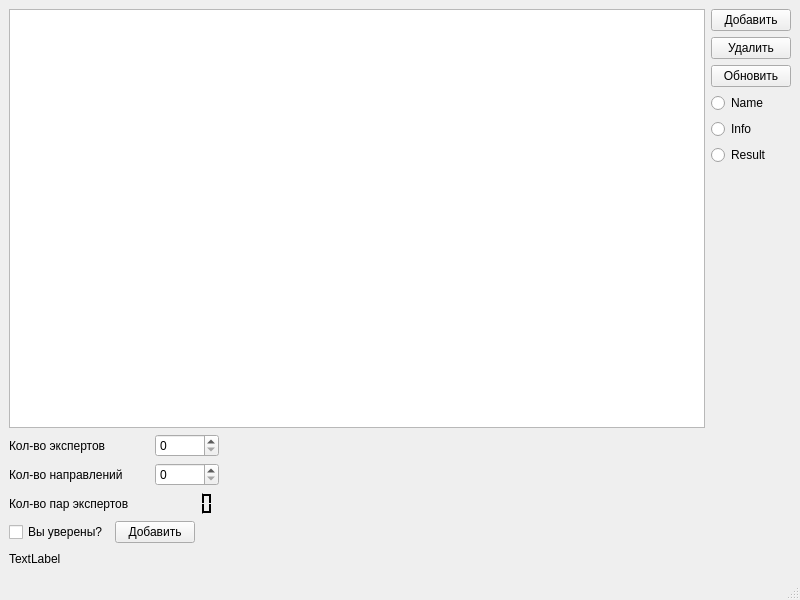
<?xml version="1.0" encoding="UTF-8"?>
<ui version="4.0">
 <class>MainWindow</class>
 <widget class="QMainWindow" name="MainWindow">
  <property name="geometry">
   <rect>
    <x>0</x>
    <y>0</y>
    <width>800</width>
    <height>600</height>
   </rect>
  </property>
  <property name="windowTitle">
   <string>Форма с экспертами</string>
  </property>
  <property name="windowIcon">
   <iconset resource="allinone.qrc">
    <normaloff>:/C:/Users/SAS/Desktop/Wikipedia-Flags-UA-Ukraine-Flag.ico</normaloff>:/C:/Users/SAS/Desktop/Wikipedia-Flags-UA-Ukraine-Flag.ico</iconset>
  </property>
  <property name="styleSheet">
   <string notr="true"/>
  </property>
  <widget class="QWidget" name="centralwidget">
   <layout class="QGridLayout" name="gridLayout">
    <item row="0" column="0">
     <layout class="QVBoxLayout" name="verticalLayout_7">
      <item>
       <layout class="QVBoxLayout" name="verticalLayout_6">
        <item>
         <layout class="QVBoxLayout" name="verticalLayout_5">
          <item>
           <layout class="QHBoxLayout" name="horizontalLayout">
            <item>
             <widget class="QTableView" name="tableView"/>
            </item>
            <item>
             <layout class="QVBoxLayout" name="verticalLayout_2">
              <item>
               <widget class="QPushButton" name="pbAdd">
                <property name="text">
                 <string>Добавить</string>
                </property>
               </widget>
              </item>
              <item>
               <widget class="QPushButton" name="pbDel">
                <property name="text">
                 <string>Удалить</string>
                </property>
               </widget>
              </item>
              <item>
               <widget class="QPushButton" name="pbRes">
                <property name="text">
                 <string>Обновить</string>
                </property>
               </widget>
              </item>
              <item>
               <layout class="QVBoxLayout" name="verticalLayout">
                <item>
                 <widget class="QRadioButton" name="radioButton">
                  <property name="text">
                   <string>Name</string>
                  </property>
                 </widget>
                </item>
                <item>
                 <widget class="QRadioButton" name="radioButton_2">
                  <property name="text">
                   <string>Info</string>
                  </property>
                 </widget>
                </item>
                <item>
                 <widget class="QRadioButton" name="radioButton_3">
                  <property name="text">
                   <string>Result</string>
                  </property>
                 </widget>
                </item>
                <item>
                 <spacer name="verticalSpacer">
                  <property name="orientation">
                   <enum>Qt::Vertical</enum>
                  </property>
                  <property name="sizeHint" stdset="0">
                   <size>
                    <width>20</width>
                    <height>40</height>
                   </size>
                  </property>
                 </spacer>
                </item>
               </layout>
              </item>
             </layout>
            </item>
           </layout>
          </item>
          <item>
           <layout class="QHBoxLayout" name="horizontalLayout_3">
            <item>
             <layout class="QHBoxLayout" name="horizontalLayout_2">
              <item>
               <layout class="QVBoxLayout" name="verticalLayout_4">
                <item>
                 <widget class="QLabel" name="label_2">
                  <property name="text">
                   <string>Кол-во экспертов</string>
                  </property>
                 </widget>
                </item>
                <item>
                 <widget class="QLabel" name="label_3">
                  <property name="text">
                   <string>Кол-во направлений</string>
                  </property>
                 </widget>
                </item>
                <item>
                 <widget class="QLabel" name="label_4">
                  <property name="text">
                   <string>Кол-во пар экспертов</string>
                  </property>
                 </widget>
                </item>
               </layout>
              </item>
              <item>
               <spacer name="horizontalSpacer">
                <property name="orientation">
                 <enum>Qt::Horizontal</enum>
                </property>
                <property name="sizeType">
                 <enum>QSizePolicy::Fixed</enum>
                </property>
                <property name="sizeHint" stdset="0">
                 <size>
                  <width>20</width>
                  <height>20</height>
                 </size>
                </property>
               </spacer>
              </item>
              <item>
               <layout class="QVBoxLayout" name="verticalLayout_3">
                <item>
                 <widget class="QSpinBox" name="sbExp"/>
                </item>
                <item>
                 <widget class="QSpinBox" name="sbS"/>
                </item>
                <item>
                 <widget class="QLCDNumber" name="CountExp">
                  <property name="palette">
                   <palette>
                    <active>
                     <colorrole role="WindowText">
                      <brush brushstyle="SolidPattern">
                       <color alpha="255">
                        <red>255</red>
                        <green>255</green>
                        <blue>255</blue>
                       </color>
                      </brush>
                     </colorrole>
                     <colorrole role="Button">
                      <brush brushstyle="SolidPattern">
                       <color alpha="255">
                        <red>0</red>
                        <green>0</green>
                        <blue>0</blue>
                       </color>
                      </brush>
                     </colorrole>
                     <colorrole role="Light">
                      <brush brushstyle="SolidPattern">
                       <color alpha="255">
                        <red>0</red>
                        <green>0</green>
                        <blue>0</blue>
                       </color>
                      </brush>
                     </colorrole>
                     <colorrole role="Midlight">
                      <brush brushstyle="SolidPattern">
                       <color alpha="255">
                        <red>0</red>
                        <green>0</green>
                        <blue>0</blue>
                       </color>
                      </brush>
                     </colorrole>
                     <colorrole role="Dark">
                      <brush brushstyle="SolidPattern">
                       <color alpha="255">
                        <red>0</red>
                        <green>0</green>
                        <blue>0</blue>
                       </color>
                      </brush>
                     </colorrole>
                     <colorrole role="Mid">
                      <brush brushstyle="SolidPattern">
                       <color alpha="255">
                        <red>0</red>
                        <green>0</green>
                        <blue>0</blue>
                       </color>
                      </brush>
                     </colorrole>
                     <colorrole role="Text">
                      <brush brushstyle="SolidPattern">
                       <color alpha="255">
                        <red>255</red>
                        <green>255</green>
                        <blue>255</blue>
                       </color>
                      </brush>
                     </colorrole>
                     <colorrole role="BrightText">
                      <brush brushstyle="SolidPattern">
                       <color alpha="255">
                        <red>255</red>
                        <green>255</green>
                        <blue>255</blue>
                       </color>
                      </brush>
                     </colorrole>
                     <colorrole role="ButtonText">
                      <brush brushstyle="SolidPattern">
                       <color alpha="255">
                        <red>255</red>
                        <green>255</green>
                        <blue>255</blue>
                       </color>
                      </brush>
                     </colorrole>
                     <colorrole role="Base">
                      <brush brushstyle="SolidPattern">
                       <color alpha="255">
                        <red>0</red>
                        <green>0</green>
                        <blue>0</blue>
                       </color>
                      </brush>
                     </colorrole>
                     <colorrole role="Window">
                      <brush brushstyle="SolidPattern">
                       <color alpha="255">
                        <red>0</red>
                        <green>0</green>
                        <blue>0</blue>
                       </color>
                      </brush>
                     </colorrole>
                     <colorrole role="Shadow">
                      <brush brushstyle="SolidPattern">
                       <color alpha="255">
                        <red>0</red>
                        <green>0</green>
                        <blue>0</blue>
                       </color>
                      </brush>
                     </colorrole>
                     <colorrole role="AlternateBase">
                      <brush brushstyle="SolidPattern">
                       <color alpha="255">
                        <red>0</red>
                        <green>0</green>
                        <blue>0</blue>
                       </color>
                      </brush>
                     </colorrole>
                     <colorrole role="ToolTipBase">
                      <brush brushstyle="SolidPattern">
                       <color alpha="255">
                        <red>255</red>
                        <green>255</green>
                        <blue>220</blue>
                       </color>
                      </brush>
                     </colorrole>
                     <colorrole role="ToolTipText">
                      <brush brushstyle="SolidPattern">
                       <color alpha="255">
                        <red>0</red>
                        <green>0</green>
                        <blue>0</blue>
                       </color>
                      </brush>
                     </colorrole>
                     <colorrole role="PlaceholderText">
                      <brush brushstyle="SolidPattern">
                       <color alpha="128">
                        <red>255</red>
                        <green>255</green>
                        <blue>255</blue>
                       </color>
                      </brush>
                     </colorrole>
                    </active>
                    <inactive>
                     <colorrole role="WindowText">
                      <brush brushstyle="SolidPattern">
                       <color alpha="255">
                        <red>255</red>
                        <green>255</green>
                        <blue>255</blue>
                       </color>
                      </brush>
                     </colorrole>
                     <colorrole role="Button">
                      <brush brushstyle="SolidPattern">
                       <color alpha="255">
                        <red>0</red>
                        <green>0</green>
                        <blue>0</blue>
                       </color>
                      </brush>
                     </colorrole>
                     <colorrole role="Light">
                      <brush brushstyle="SolidPattern">
                       <color alpha="255">
                        <red>0</red>
                        <green>0</green>
                        <blue>0</blue>
                       </color>
                      </brush>
                     </colorrole>
                     <colorrole role="Midlight">
                      <brush brushstyle="SolidPattern">
                       <color alpha="255">
                        <red>0</red>
                        <green>0</green>
                        <blue>0</blue>
                       </color>
                      </brush>
                     </colorrole>
                     <colorrole role="Dark">
                      <brush brushstyle="SolidPattern">
                       <color alpha="255">
                        <red>0</red>
                        <green>0</green>
                        <blue>0</blue>
                       </color>
                      </brush>
                     </colorrole>
                     <colorrole role="Mid">
                      <brush brushstyle="SolidPattern">
                       <color alpha="255">
                        <red>0</red>
                        <green>0</green>
                        <blue>0</blue>
                       </color>
                      </brush>
                     </colorrole>
                     <colorrole role="Text">
                      <brush brushstyle="SolidPattern">
                       <color alpha="255">
                        <red>255</red>
                        <green>255</green>
                        <blue>255</blue>
                       </color>
                      </brush>
                     </colorrole>
                     <colorrole role="BrightText">
                      <brush brushstyle="SolidPattern">
                       <color alpha="255">
                        <red>255</red>
                        <green>255</green>
                        <blue>255</blue>
                       </color>
                      </brush>
                     </colorrole>
                     <colorrole role="ButtonText">
                      <brush brushstyle="SolidPattern">
                       <color alpha="255">
                        <red>255</red>
                        <green>255</green>
                        <blue>255</blue>
                       </color>
                      </brush>
                     </colorrole>
                     <colorrole role="Base">
                      <brush brushstyle="SolidPattern">
                       <color alpha="255">
                        <red>0</red>
                        <green>0</green>
                        <blue>0</blue>
                       </color>
                      </brush>
                     </colorrole>
                     <colorrole role="Window">
                      <brush brushstyle="SolidPattern">
                       <color alpha="255">
                        <red>0</red>
                        <green>0</green>
                        <blue>0</blue>
                       </color>
                      </brush>
                     </colorrole>
                     <colorrole role="Shadow">
                      <brush brushstyle="SolidPattern">
                       <color alpha="255">
                        <red>0</red>
                        <green>0</green>
                        <blue>0</blue>
                       </color>
                      </brush>
                     </colorrole>
                     <colorrole role="AlternateBase">
                      <brush brushstyle="SolidPattern">
                       <color alpha="255">
                        <red>0</red>
                        <green>0</green>
                        <blue>0</blue>
                       </color>
                      </brush>
                     </colorrole>
                     <colorrole role="ToolTipBase">
                      <brush brushstyle="SolidPattern">
                       <color alpha="255">
                        <red>255</red>
                        <green>255</green>
                        <blue>220</blue>
                       </color>
                      </brush>
                     </colorrole>
                     <colorrole role="ToolTipText">
                      <brush brushstyle="SolidPattern">
                       <color alpha="255">
                        <red>0</red>
                        <green>0</green>
                        <blue>0</blue>
                       </color>
                      </brush>
                     </colorrole>
                     <colorrole role="PlaceholderText">
                      <brush brushstyle="SolidPattern">
                       <color alpha="128">
                        <red>255</red>
                        <green>255</green>
                        <blue>255</blue>
                       </color>
                      </brush>
                     </colorrole>
                    </inactive>
                    <disabled>
                     <colorrole role="WindowText">
                      <brush brushstyle="SolidPattern">
                       <color alpha="255">
                        <red>0</red>
                        <green>0</green>
                        <blue>0</blue>
                       </color>
                      </brush>
                     </colorrole>
                     <colorrole role="Button">
                      <brush brushstyle="SolidPattern">
                       <color alpha="255">
                        <red>0</red>
                        <green>0</green>
                        <blue>0</blue>
                       </color>
                      </brush>
                     </colorrole>
                     <colorrole role="Light">
                      <brush brushstyle="SolidPattern">
                       <color alpha="255">
                        <red>0</red>
                        <green>0</green>
                        <blue>0</blue>
                       </color>
                      </brush>
                     </colorrole>
                     <colorrole role="Midlight">
                      <brush brushstyle="SolidPattern">
                       <color alpha="255">
                        <red>0</red>
                        <green>0</green>
                        <blue>0</blue>
                       </color>
                      </brush>
                     </colorrole>
                     <colorrole role="Dark">
                      <brush brushstyle="SolidPattern">
                       <color alpha="255">
                        <red>0</red>
                        <green>0</green>
                        <blue>0</blue>
                       </color>
                      </brush>
                     </colorrole>
                     <colorrole role="Mid">
                      <brush brushstyle="SolidPattern">
                       <color alpha="255">
                        <red>0</red>
                        <green>0</green>
                        <blue>0</blue>
                       </color>
                      </brush>
                     </colorrole>
                     <colorrole role="Text">
                      <brush brushstyle="SolidPattern">
                       <color alpha="255">
                        <red>0</red>
                        <green>0</green>
                        <blue>0</blue>
                       </color>
                      </brush>
                     </colorrole>
                     <colorrole role="BrightText">
                      <brush brushstyle="SolidPattern">
                       <color alpha="255">
                        <red>255</red>
                        <green>255</green>
                        <blue>255</blue>
                       </color>
                      </brush>
                     </colorrole>
                     <colorrole role="ButtonText">
                      <brush brushstyle="SolidPattern">
                       <color alpha="255">
                        <red>0</red>
                        <green>0</green>
                        <blue>0</blue>
                       </color>
                      </brush>
                     </colorrole>
                     <colorrole role="Base">
                      <brush brushstyle="SolidPattern">
                       <color alpha="255">
                        <red>0</red>
                        <green>0</green>
                        <blue>0</blue>
                       </color>
                      </brush>
                     </colorrole>
                     <colorrole role="Window">
                      <brush brushstyle="SolidPattern">
                       <color alpha="255">
                        <red>0</red>
                        <green>0</green>
                        <blue>0</blue>
                       </color>
                      </brush>
                     </colorrole>
                     <colorrole role="Shadow">
                      <brush brushstyle="SolidPattern">
                       <color alpha="255">
                        <red>0</red>
                        <green>0</green>
                        <blue>0</blue>
                       </color>
                      </brush>
                     </colorrole>
                     <colorrole role="AlternateBase">
                      <brush brushstyle="SolidPattern">
                       <color alpha="255">
                        <red>0</red>
                        <green>0</green>
                        <blue>0</blue>
                       </color>
                      </brush>
                     </colorrole>
                     <colorrole role="ToolTipBase">
                      <brush brushstyle="SolidPattern">
                       <color alpha="255">
                        <red>255</red>
                        <green>255</green>
                        <blue>220</blue>
                       </color>
                      </brush>
                     </colorrole>
                     <colorrole role="ToolTipText">
                      <brush brushstyle="SolidPattern">
                       <color alpha="255">
                        <red>0</red>
                        <green>0</green>
                        <blue>0</blue>
                       </color>
                      </brush>
                     </colorrole>
                     <colorrole role="PlaceholderText">
                      <brush brushstyle="SolidPattern">
                       <color alpha="128">
                        <red>255</red>
                        <green>255</green>
                        <blue>255</blue>
                       </color>
                      </brush>
                     </colorrole>
                    </disabled>
                   </palette>
                  </property>
                  <property name="frameShape">
                   <enum>QFrame::NoFrame</enum>
                  </property>
                 </widget>
                </item>
               </layout>
              </item>
             </layout>
            </item>
            <item>
             <spacer name="horizontalSpacer_2">
              <property name="orientation">
               <enum>Qt::Horizontal</enum>
              </property>
              <property name="sizeHint" stdset="0">
               <size>
                <width>40</width>
                <height>20</height>
               </size>
              </property>
             </spacer>
            </item>
           </layout>
          </item>
         </layout>
        </item>
        <item>
         <layout class="QHBoxLayout" name="horizontalLayout_4">
          <item>
           <widget class="QCheckBox" name="checkBox">
            <property name="text">
             <string>Вы уверены?</string>
            </property>
           </widget>
          </item>
          <item>
           <widget class="QPushButton" name="pushButton_2">
            <property name="sizePolicy">
             <sizepolicy hsizetype="Fixed" vsizetype="Fixed">
              <horstretch>0</horstretch>
              <verstretch>0</verstretch>
             </sizepolicy>
            </property>
            <property name="text">
             <string>Добавить</string>
            </property>
           </widget>
          </item>
          <item>
           <spacer name="horizontalSpacer_4">
            <property name="orientation">
             <enum>Qt::Horizontal</enum>
            </property>
            <property name="sizeType">
             <enum>QSizePolicy::Expanding</enum>
            </property>
            <property name="sizeHint" stdset="0">
             <size>
              <width>40</width>
              <height>20</height>
             </size>
            </property>
           </spacer>
          </item>
         </layout>
        </item>
       </layout>
      </item>
      <item>
       <layout class="QHBoxLayout" name="horizontalLayout_5">
        <item>
         <widget class="QLabel" name="label">
          <property name="text">
           <string>TextLabel</string>
          </property>
         </widget>
        </item>
        <item>
         <spacer name="horizontalSpacer_3">
          <property name="orientation">
           <enum>Qt::Horizontal</enum>
          </property>
          <property name="sizeHint" stdset="0">
           <size>
            <width>40</width>
            <height>20</height>
           </size>
          </property>
         </spacer>
        </item>
       </layout>
      </item>
     </layout>
    </item>
   </layout>
  </widget>
  <widget class="QMenuBar" name="menubar">
   <property name="geometry">
    <rect>
     <x>0</x>
     <y>0</y>
     <width>800</width>
     <height>21</height>
    </rect>
   </property>
  </widget>
  <widget class="QStatusBar" name="statusbar"/>
 </widget>
 <resources>
  <include location="allinone.qrc"/>
 </resources>
 <connections/>
</ui>
